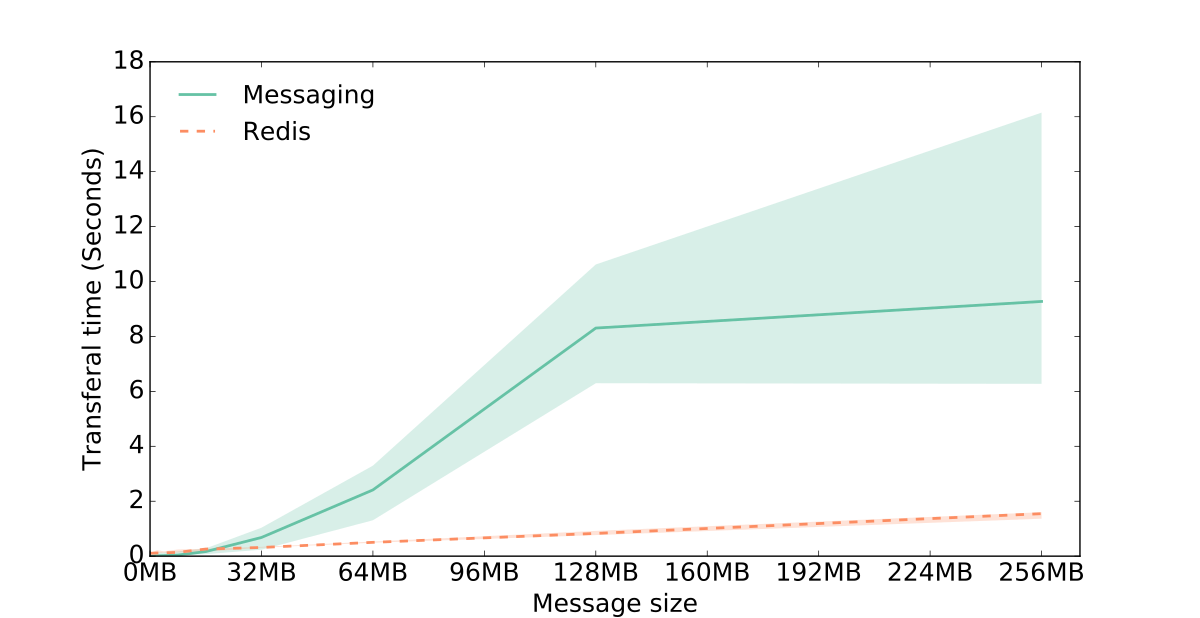

The script that saved this image:
import glob
import matplotlib
matplotlib.use('Agg')

from pylab import *
import pylab
import brewer2mpl

 # brewer2mpl.get_map args: set name  set type  number of colors
bmap = brewer2mpl.get_map('Set2', 'qualitative', 7)
colors = bmap.mpl_colors
 
params = {
    'axes.labelsize': 18,
    'font.size': 18,
    'legend.fontsize': 18,
    'xtick.labelsize': 18,
    'ytick.labelsize': 18,
    'text.usetex': False,
    'figure.figsize': [12, 6.18]
}
rcParams.update(params)


def load(filePath):
    x = np.zeros(12)
    latencies = np.zeros((12, 10))
    xcount = 0
    ycount = 0
    for line in open(filePath):
        if line.count('.') == 0:
            dataSize = int(line.rstrip("\n"))
            x[xcount] = dataSize
            xcount += 1
            ycount = 0
        else:
            latency = float(line.rstrip("\n"))
            latencies[xcount - 1][ycount] = latency
            ycount += 1
    return x, latencies


def perc(data):    
    median = np.zeros(data.shape[0])
    perc_5 = np.zeros(data.shape[0])
    perc_95 = np.zeros(data.shape[0])
    for i in range(0, len(median)):
        temp = np.trim_zeros(data[i, :])
        median[i] = np.median(temp)
        perc_5[i] = np.percentile(temp, 5)
        perc_95[i] = np.percentile(temp, 95)
    return median, perc_5, perc_95


x, data_msg = load('../data_trans/msg_data_trans_datasize.txt')
# print data_msg
x, data_redis = load('../data_trans/redis_data_trans_datasize.txt')
# print data_redis

_x = []
for i in x:
    if i < 1024:
        _x.append(str(i) + 'B')
    elif i < 1024 * 1024:
        _x.append(str(i // 1024) + 'KB')
    else:
        _x.append(str(i // (1024 * 1024)) + 'MB')
# print _x


med_msg, perc_5_msg, perc_95_msg = perc(data_msg)
# print med_msg
med_redis, perc_5_redis, perc_95_redis = perc(data_redis)
# print med_redis

print (med_msg - med_redis) / med_redis

fig = figure() # no frame
ax = fig.add_subplot(111)

# now all plot function should be applied to ax
ax.fill_between(x, perc_5_msg, perc_95_msg, alpha=0.25, linewidth=0, color=colors[0]) 
ax.fill_between(x, perc_5_redis, perc_95_redis, alpha=0.25, linewidth=0, color=colors[1])
ax.plot(x, med_msg, linewidth=2, color=colors[0])
ax.plot(x, med_redis, linewidth=2, linestyle='--', color=colors[1])

pylab.xlabel('Message size')
pylab.ylabel('Transferal time (Seconds)')

# change xlim to set_xlim
# ax.set_xlim(-5, 400)
# ax.set_ylim(-5000, 300)

#change xticks to set_xticks
ax.set_xticks(np.arange(0, 128 * 1024 * 1024 + 1, 16 * 1024 * 1024))

labelX = []
for i in np.arange(0, 128 * 1024 * 1024 + 1, 16 * 1024 * 1024):
    labelX.append(str(2 * i // (1024 * 1024)) + 'MB')
# ax.set_xscale('log')
# plt.xticks(rotation = 35, ha="right", rotation_mode="anchor")
ax.set_xticklabels(labelX)

legend = ax.legend(["Messaging", "Redis"], loc=2);
frame = legend.get_frame()
frame.set_facecolor('1.0')
frame.set_edgecolor('1.0')

fig.savefig('datasize.pdf')
